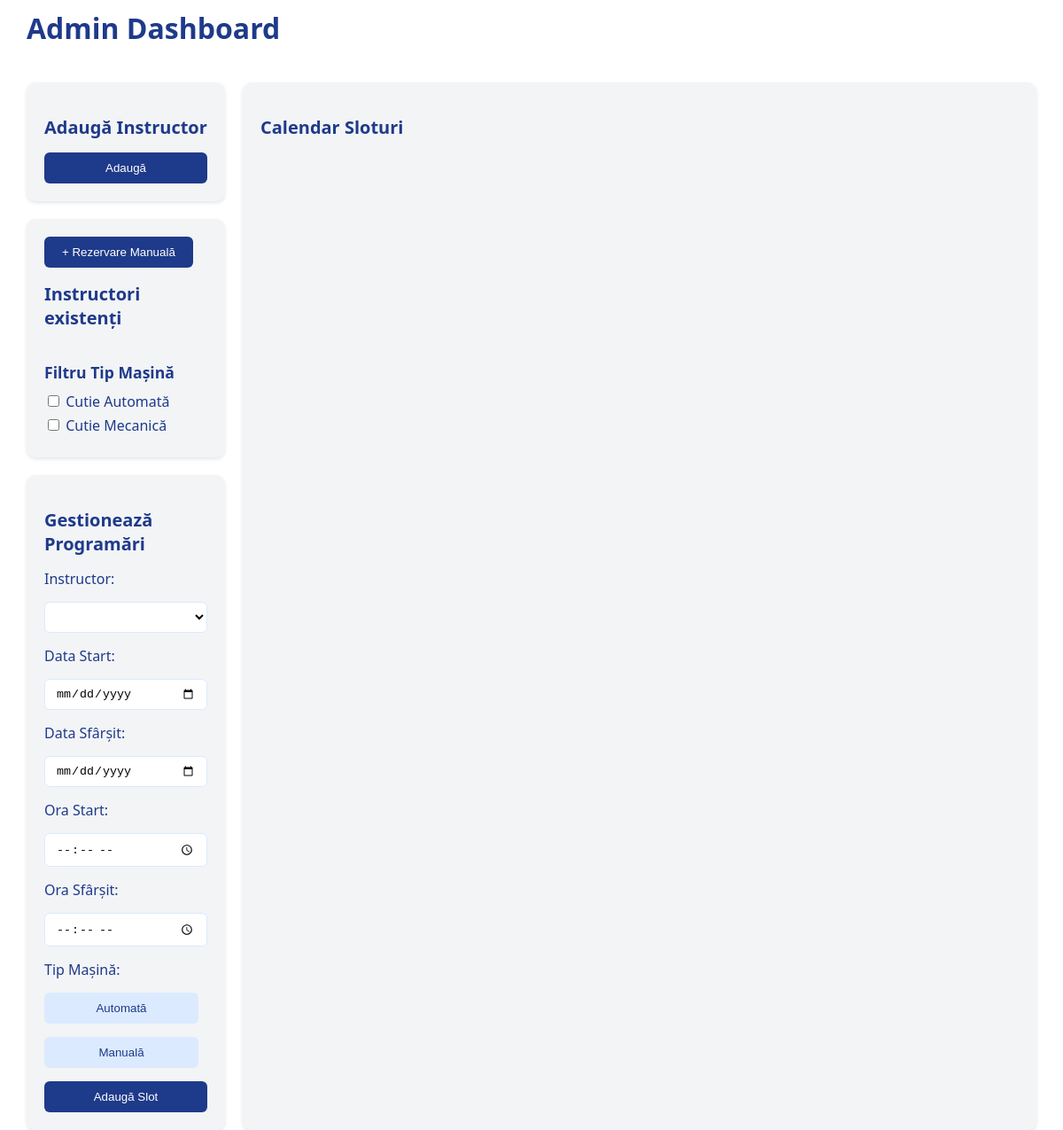
/bookings/admin-dashboard/, run on an earlier commit of the app's database.
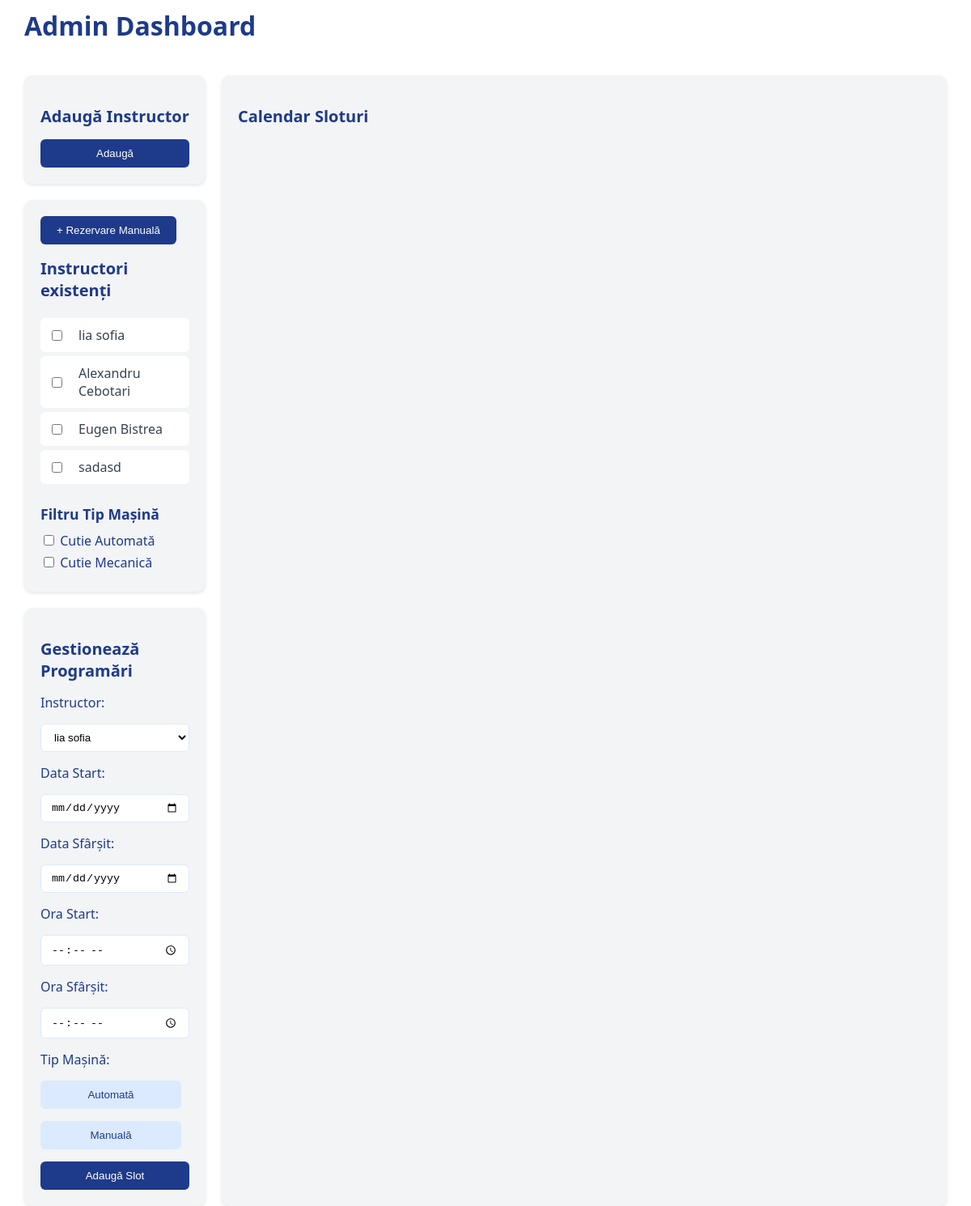
And on a later commit of the database.
### instructors/models.py (models this page shows, shortened)
class Instructor(models.Model):
    user = models.OneToOneField(CustomUser, on_delete=models.CASCADE)
    name = models.CharField(max_length=100)
    profile_picture = models.ImageField(upload_to='instructor_profiles/', blank=True, null=True)

### bookings/views.py (the view, shortened to what this page needs)
# urls.py: path('admin-dashboard/', admin_dashboard, name='admin-dashboard'),
def admin_dashboard(request):
    instructors = Instructor.objects.all()
    available_slots = TimeSlot.objects.filter(is_booked=False)
    users = CustomUser.objects.filter(role='user')
    return render(request, 'bookings/admin_dashboard.html', {
        'instructors': instructors,
        'available_slots': available_slots,
        'users': users,
    })

### bookings/templates/bookings/admin_dashboard.html (shortened to what this page needs)
{% load static %}
<!DOCTYPE html>
<html lang="ro">
<head>
    <link rel="stylesheet" href="{% static 'bookings/admin_styles.css' %}?v={% now 'U' %}">
    <link rel="stylesheet" href="https://cdn.jsdelivr.net/npm/fullcalendar@5.11.3/main.min.css">
</head>
<body>
    <div class="admin-container">
        <h1>Admin Dashboard</h1>
        <section class="add-instructor">
            <h2>Adaugă Instructor</h2>
            <form method="POST" enctype="multipart/form-data" id="add-instructor-form">
                <button type="submit">Adaugă</button>
            </form>
        </section>
        <section class="instructor-list">
            <button id="manual-booking-btn">+ Rezervare Manuală</button>
            <h2>Instructori existenți</h2>
            <ul>
                {% for instructor in instructors %}
                    <li>{{ instructor.name }}</li>
                {% endfor %}
            </ul>
            <div class="car-type-filter">
                <h3>Filtru Tip Mașină</h3>
                <label><input type="checkbox" class="car-type-checkbox" value="automatic"> Cutie Automată</label>
                <label><input type="checkbox" class="car-type-checkbox" value="manual"> Cutie Mecanică</label>
            </div>
        </section>
        <section class="manage-slots">
            <h2>Gestionează Programări</h2>
            <form id="add-slot-form">
                <label for="instructor">Instructor:</label>
                <select id="instructor" name="instructor">
                    {% for instructor in instructors %}
                        <option value="{{ instructor.id }}">{{ instructor.name }}</option>
                    {% endfor %}
                </select>
                <label for="start-date">Data Start:</label>
                <input type="date" id="start-date" name="start_date">
                <label for="start-date">Data Sfârșit:</label>
                <input type="date" id="end-date" name="end_date">
                <label for="start-time">Ora Start:</label>
                <input type="time" id="start-time" name="start_time">
                <label for="end-time">Ora Sfârșit:</label>
                <input type="time" id="end-time" name="end_time">
                <label>Tip Mașină:</label>
                <button type="button" class="car-type-btn" data-value="automatic">Automată</button>
                <button type="button" class="car-type-btn" data-value="manual">Manuală</button>
                <button type="submit">Adaugă Slot</button>
            </form>
        </section>
        <section class="calendar-container">
            <h2>Calendar Sloturi</h2>
        </section>
    </div>
</body>
</html>

What changed in the data, as far as the page shows it:
added Instructor: name "lia sofia"
added Instructor: name "Alexandru Cebotari"
added Instructor: name "Eugen Bistrea"
added Instructor: name "sadasd"
Also different on the page:
form field instructor: (not shown) → "lia sofia"
